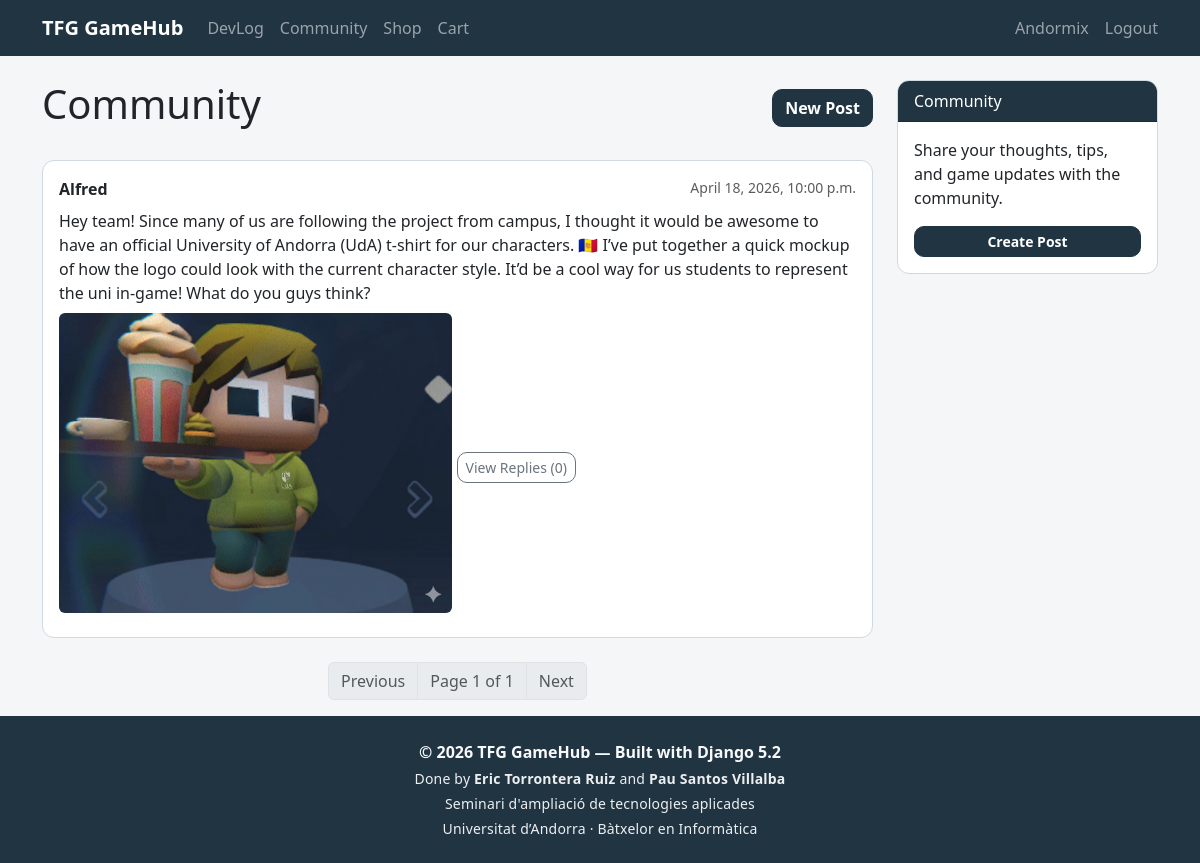
/social/ (signed in), run on the app's committed database.
### social/models.py (models this page shows, shortened)
class Post(models.Model):
    user = models.ForeignKey(
        settings.AUTH_USER_MODEL,
        on_delete=models.CASCADE,
        related_name='social_posts'
    )
    body = models.TextField()
    image = models.ImageField(upload_to='social/%Y/%m/%d/', blank=True)
    created = models.DateTimeField(auto_now_add=True)
    updated = models.DateTimeField(auto_now=True)
    class Meta:
        ordering = ['-created']
        indexes = [models.Index(fields=['-created'])]
    def get_absolute_url(self):
        from django.urls import reverse
        return reverse('social:post_detail', args=[self.pk])

### social/views.py (the view)
# urls.py: path('', views.post_list, name='post_list'),
def post_list(request):
    post_list = Post.objects.all()
    paginator = Paginator(post_list, 10)
    page_number = request.GET.get('page', 1)
    try:
        posts = paginator.page(page_number)
    except PageNotAnInteger:
        posts = paginator.page(1)
    except EmptyPage:
        posts = paginator.page(paginator.num_pages)
    return render(request, 'social/post_list.html', {'posts': posts})

### cart/cart.py (called while the page is built)
    def __len__(self):
        return sum(item['quantity'] for item in self.cart.values())

### cart/context_processors.py (called while the page is built)
def cart(request):
    return {'cart': Cart(request)}

### social/templates/social/post_list.html (shortened to what this page needs)
{% extends "base.html" %}
{% block content %}
<div class="row">
  <div class="col-md-9">
    <div class="d-flex justify-content-between align-items-center mb-4">
      <h1>Community</h1>
      {% if request.user.is_authenticated %}
        <a href="{% url 'social:post_create' %}" class="btn btn-primary">New Post</a>
      {% endif %}
    </div>
    {% for post in posts %}
      <div class="card mb-4">
        <div class="card-body">
          <div class="d-flex justify-content-between">
            <strong>{{ post.user.username }}</strong>
            <small class="text-muted">{{ post.created|date:"N j, Y, g:i a" }}</small>
          </div>
          <p class="mt-2 mb-2">{{ post.body }}</p>
          {% if post.image %}
            <img src="{{ post.image.url }}" class="img-fluid rounded mb-2" style="max-height:300px;">
          {% endif %}
          <a href="{{ post.get_absolute_url }}" class="btn btn-sm btn-outline-secondary">
            View Replies ({{ post.replies.count }})
          </a>
        </div>
      </div>
    {% empty %}
      <p class="text-muted">No posts yet. Be the first to post!</p>
    {% endfor %}
    {% include "pagination.html" with page=posts %}
  </div>
  <div class="col-md-3">
    <div class="card">
      <div class="card-header">Community</div>
      <div class="card-body">
        <p>Share your thoughts, tips, and game updates with the community.</p>
        {% if request.user.is_authenticated %}
          <a href="{% url 'social:post_create' %}" class="btn btn-primary btn-sm w-100">Create Post</a>
        {% else %}
          <a href="{% url 'login' %}" class="btn btn-outline-primary btn-sm w-100">Log in to post</a>
        {% endif %}
      </div>
    </div>
  </div>
</div>
{% endblock %}

### templates/base.html (shortened to what this page needs)
<!DOCTYPE html>
<html lang="en">
<head>
  <link rel="stylesheet" href="https://cdn.jsdelivr.net/npm/bootstrap@5.3.3/dist/css/bootstrap.min.css">
</head>
<body>
  <nav class="navbar navbar-expand-lg navbar-dark custom-bar">
    <div class="container">
      <a class="navbar-brand fw-bold" href="{% url 'devlog:post_list' %}">TFG GameHub</a>
      <div class="collapse navbar-collapse" id="navbarNav">
        <ul class="navbar-nav me-auto">
          <li class="nav-item"><a class="nav-link" href="{% url 'devlog:post_list' %}">DevLog</a></li>
          <li class="nav-item"><a class="nav-link" href="{% url 'social:post_list' %}">Community</a></li>
          <li class="nav-item"><a class="nav-link" href="{% url 'shop:product_list' %}">Shop</a></li>
          <li class="nav-item">
            <a class="nav-link" href="{% url 'cart:cart_detail' %}">
              Cart
            </a>
          </li>
        </ul>
        <ul class="navbar-nav ms-auto d-flex flex-row align-items-center gap-2">
          {% if request.user.is_authenticated %}
            <li class="nav-item">
              <a class="nav-link" href="{% url 'dashboard' %}">{{ request.user.username }}</a>
            </li>
            <li class="nav-item">
              <form method="post" action="{% url 'logout' %}" class="m-0">
                <button type="submit" class="nav-link btn btn-link p-0 border-0 logout-btn">Logout</button>
              </form>
            </li>
          {% else %}
            <li class="nav-item"><a class="nav-link" href="{% url 'login' %}">Login</a></li>
            <li class="nav-item"><a class="nav-link" href="{% url 'register' %}">Register</a></li>
          {% endif %}
        </ul>
      </div>
    </div>
  </nav>
  <main class="container mt-4 page-content">
    {% block content %}{% endblock %}
  </main>
  <footer class="text-light py-4 custom-bar">
    <div class="container text-center">
      <p class="mb-1 fw-semibold">&copy; 2026 TFG GameHub — Built with Django 5.2</p>
      <p class="mb-1 small footer-meta">Done by <strong>Eric Torrontera Ruiz</strong> and <strong>Pau Santos Villalba</strong></p>
      <p class="mb-1 small footer-meta">Seminari d'ampliació de tecnologies aplicades</p>
      <p class="mb-0 small footer-meta">Universitat d’Andorra · Bàtxelor en Informàtica</p>
    </div>
  </footer>
</body>
</html>

### templates/base.html (style rules this page uses)
html, body { height: 100%; }
body { min-height: 100vh; display: flex; flex-direction: column; background-color: #f4f6f8; }
.page-content { flex: 1; }
.custom-bar { background-color: #213442 !important; }
.logout-btn { line-height: 1.5; color: rgba(255, 255, 255, 0.55); text-decoration: none; }
.footer-meta { opacity: 0.95; letter-spacing: 0.2px; }
.card { border: 1px solid #cfd9e2; border-radius: 12px; overflow: hidden; }
.card-header { background-color: #213442; color: #fff; border-bottom: 1px solid #1a2a36; }
.btn-primary, .btn-theme { background-color: #213442; border-color: #213442; color: #fff; border-radius: 10px; font-weight: 600; }
.btn-outline-secondary { border-radius: 10px; }

### data on the page
Post: user.username "Alfred", created "April 18, 2026, 10:00 p.m.", body "Hey team! Since many of us are following the project from campus, I thought it would be awesome to have an official University of Andorra (UdA) t-shirt for our characters. 🇦🇩 I’ve put together a quick mockup of how the logo could look with the current character style. It’d be a cool way for us students to represent the uni in-game! What do you guys think?", image (picture), replies.count "0"

### other printed values
{{ request.user.username }} "Andormix"
{{ page.number }} "1"
{{ page.paginator.num_pages }} "1"
